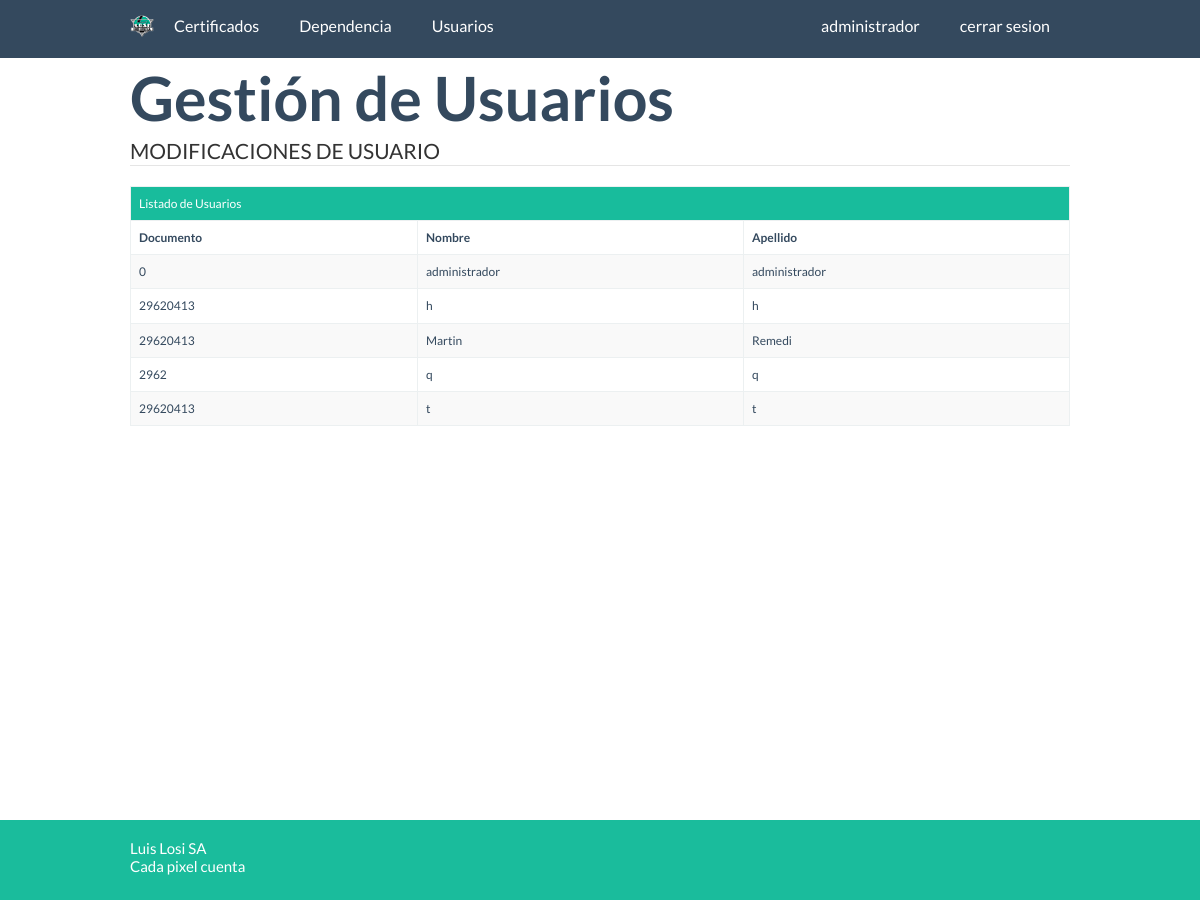
The page /usuarios/listaUsuario.php (signed in) on the database its author committed.
### tables this page shows
CREATE TABLE `usuario` (
  `identificador` varchar(10) NOT NULL DEFAULT '',
  `nombre` varchar(45) NOT NULL DEFAULT '',
  `apellido` varchar(25) NOT NULL DEFAULT '',
  `clave` varchar(50) NOT NULL DEFAULT '',
  `perfil` char(1) NOT NULL DEFAULT '',
  `fechaalta` timestamp NOT NULL DEFAULT CURRENT_TIMESTAMP ON UPDATE CURRENT_TIMESTAMP,
  `dni` int(10) unsigned NOT NULL DEFAULT '0',
  PRIMARY KEY (`identificador`)
);

### clases/ActiveRecord/ActiveRecordAbstractFactory.php (called while the page is built, shortened)
<?php
require_once "MysqlActiveRecordAbstractFactory.php";
abstract class ActiveRecordAbstractFactory {
    public static function getActiveRecordFactory($motor = self::MYSQL) {
        switch ($motor) {
        case self::MYSQL:
            return new MysqlActiveRecordAbstractFactory();
        }
    }
}

### clases/ActiveRecord/MysqlActiveRecordAbstractFactory.php (called while the page is built, shortened)
<?php
require_once '../clases/ActiveRecord/ActiveRecordAbstractFactory.php';
require_once '../clases/ActiveRecord/MysqlUsuarioActiveRecord.php';
class MysqlActiveRecordAbstractFactory extends ActiveRecordAbstractFactory
{
   public function getUsuarioActiveRecord() {
      return new MysqlUsuarioActiveRecord();
   }
}

### clases/ActiveRecord/MysqlUsuarioActiveRecord.php (called while the page is built, shortened)
<?php
include_once '../clases/ValueObject/UsuarioValueObject.php';
class MysqlUsuarioActiveRecord implements ActiveRecord{
    public function buscarTodo() {
        $sql = "SELECT * FROM usuario u;";
        $resultado = mysql_query($sql);
        if($resultado){
            $aUsuario = array();
            while ($fila = mysql_fetch_object($resultado)) {
                $oUsuario = new UsuarioValueObject();
                $oUsuario->setApellido($fila->apellido);
                $oUsuario->setFechaalta($fila->fechaalta);
                $oUsuario->setIdentificador($fila->identificador);
                $oUsuario->setNombre($fila->nombre);
                $oUsuario->setPerfil($fila->perfil);
                $oUsuario->setDni($fila->dni);
                $oUsuario->setClave('');
                $oUsuario->setFechaalta($fila->fechaalta);
                $aUsuario[] = $oUsuario;
            }
            return $aUsuario;
        } else {
            return FALSE;
        }
    }
}
?>

### clases/ValueObject/UsuarioValueObject.php (called while the page is built, shortened)
<?php
class UsuarioValueObject {
    private $identificador, $nombre, $apellido, $clave, $fechaalta;
    private $perfil, $dni;
    public function getDni() {
        return $this->dni;
    }
    public function setDni($dni) {
        $this->dni = $dni;
    }
        public function getIdentificador() {
        return $this->identificador;
    }
    public function setIdentificador($identificador) {
        $this->identificador = $identificador;
    }
    public function getNombre() {
        return $this->nombre;
    }
    public function setNombre($nombre) {
        $this->nombre = $nombre;
    }
    public function getApellido() {
        return $this->apellido;
    }
    public function setApellido($apellido) {
        $this->apellido = $apellido;
    }
}
?>

### usuarios/listaUsuario.php (the view, shortened to what this page needs)
<?php
require_once '../clases/ActiveRecord/ActiveRecordAbstractFactory.php';
$oMysql = ActiveRecordAbstractFactory::getActiveRecordFactory(ActiveRecordAbstractFactory::MYSQL);
$oMysql->conectar();
?>
<!DOCTYPE html>
<html>
    <head>
        <?php include_once "../includes/php/estilos.php";?>
    </head>
    <body>
        <header><?php include_once '../includes/php/header.php'; ?></header>
        <div class="container">
            <div id="cuerpo">
                <h1>Gesti&oacute;n de Usuarios</h1>
                <legend>MODIFICACIONES DE USUARIO</legend>
                <form id="two" name="formulario" autocomplete="off" method="post">
                    <?php
                    $oMysqlUsuario = $oMysql->getUsuarioActiveRecord();
                    $oUsuario = $oMysqlUsuario->buscarTodo();
                    ?>
                    <table class="table table-striped table-bordered table-hover">
                        <tr>
                            <td colspan="10" class="success">Listado de Usuarios</td>
                        </tr>
                        <tr>
                            <th>Documento</th>
                            <th>Nombre</th>
                            <th>Apellido</th>
                        </tr>
                        <?php
                        foreach ($oUsuario as $usuario) {
                            ?>
                            <tr ondblclick="javascript:window.location.href='modificaUsuario.php?identificador=<?php echo $usuario->getIdentificador(); ?>';">
                                <td><?php echo $usuario->getDni(); ?></td>
                                <td><?php echo $usuario->getNombre(); ?></td>
                                <td><?php echo $usuario->getApellido(); ?></td>
                            </tr>
                        <?php
                        }
                        ?>
                    </table>
                </form>
            </div>
        </div>
        <?php include_once "../includes/php/footer.php";?>
    </body>
</html>

### css/flat-ui.css (style rules this page uses)
body { font-family: 'Lato', Helvetica, Arial, sans-serif; font-size: 14px; line-height: 1.231; color: #34495e; background-color: #ffffff; }
h1, h2, h3, h4, h5, h6, .h1, .h2, .h3, .h4, .h5, .h6 { font-family: 'Lato', Helvetica, Arial, sans-serif; font-weight: 700; line-height: 1.2; }
h1, h2, h3 { margin-top: 2px; margin-bottom: 4px; }
h1, .h1 { font-size: 61px; }

### css/demo.css (style rules this page uses)
.container { max-width: 970px !important; }

### css/otros-estilos.css (style rules this page uses)
@media (min-width: 981px) { body { padding-top: 60px; } }
table { max-width: 100%; background-color: transparent; }
th { text-align: left; }
.table { width: 100%; margin-bottom: 21px; }
.table > thead > tr > th, .table > tbody > tr > th, .table > tfoot > tr > th, .table > thead > tr > td, .table > tbody > tr > td, .table > tfoot > tr > td { padding: 8px; line-height: 1.428571429; vertical-align: top; border-top: 1px solid #ecf0f1; }
.table-bordered { border: 1px solid #ecf0f1; }
.table-bordered > thead > tr > th, .table-bordered > tbody > tr > th, .table-bordered > tfoot > tr > th, .table-bordered > thead > tr > td, .table-bordered > tbody > tr > td, .table-bordered > tfoot > tr > td { border: 1px solid #ecf0f1; }
.table-striped > tbody > tr:nth-child(odd) > td, .table-striped > tbody > tr:nth-child(odd) > th { background-color: #f9f9f9; }
.table > thead > tr > td.success, .table > tbody > tr > td.success, .table > tfoot > tr > td.success, .table > thead > tr > th.success, .table > tbody > tr > th.success, .table > tfoot > tr > th.success, .table > thead > tr.success > td, .table > tbody > tr.success > td, .table > tfoot > tr.success > td, .table > thead > tr.success > th, .table > tbody > tr.success > th, .table > tfoot > tr.success > th { background-color: #18bc9c; color: #ffffff; }
* { margin: 0; }
html, body { height: 100%; }
body { font-size: 12px; }
.container { min-height: 100%; height: auto !important; height: 100%; margin: 0 auto -40px; }

### rows shown on the page
usuario: dni "0", nombre "administrador", apellido "administrador"
usuario: dni "29620413", nombre "h", apellido "h"
usuario: dni "29620413", nombre "Martin", apellido "Remedi"
usuario: dni "2962", nombre "q", apellido "q"
usuario: dni "29620413", nombre "t", apellido "t"

### other values the page prints
$_SESSION['nombre'] "administrador"
